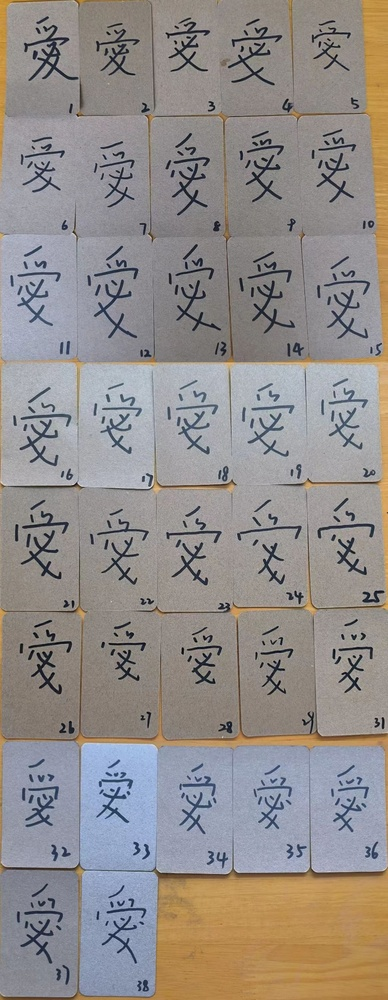
#> input picture A7&A8图形传递临摹/A8-1.jpg, 388 x 1000 px, shrunk from 2000 x 5154 before the run
$ python '图片二值化.py'
#> lines starting #> are read from the running program, lines starting #| are printed output that depends on the picture
import cv2
from PIL import Image
import numpy as np

def binarize_image(image_path, output_path, threshold=100):
    # 读取图像并转为灰度图
#> called with image_path = 'A8-1.jpg', output_path = 'A8-1_binary.png', threshold = 100
    image = cv2.imread(image_path)
#> image is the input picture: shape (1000, 388, 3); mean B, G, R 138.7, 141.4, 146.9
    gray = cv2.cvtColor(image, cv2.COLOR_BGR2GRAY)
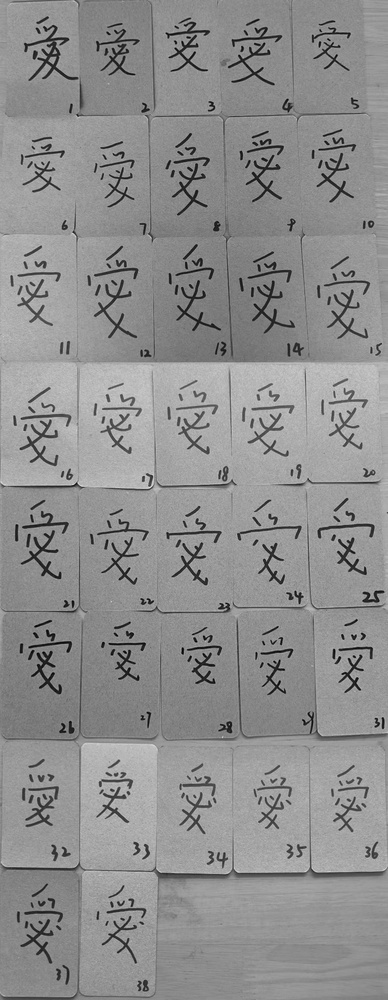
#> gray: shape (1000, 388); min 0, max 225, mean 142.8

    # 创建二值图像，像素值低于阈值的区域被标记为255（白色），其余区域标记为0（黑色）
    binary = np.where(gray < threshold, 255, 0).astype('uint8')
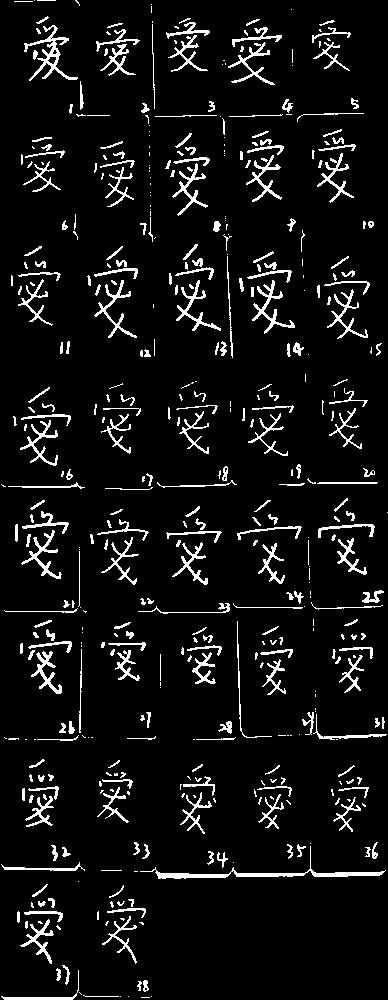
#> binary: shape (1000, 388); 7.1% white in thin lines or dots

    # 将二值图像保存为一张新的图片
    Image.fromarray(binary).save(output_path)

# 你的图片路径
image_path = "A8-1.jpg"
# 你希望存储二值化后的图片路径
output_path = "A8-1_binary.png"

binarize_image(image_path, output_path)

$ run again, with A7&A8图形传递临摹/A8-2.jpg copied over A7&A8图形传递临摹/A8-1.jpg
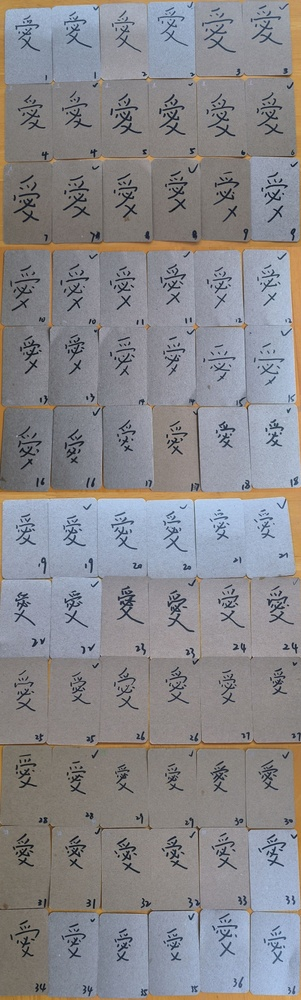
#> input picture A7&A8图形传递临摹/A8-2.jpg, 301 x 1000 px, shrunk from 2000 x 6646 before the run
#> in binarize_image, image is the input picture: shape (1000, 301, 3); mean B, G, R 140.4, 136.7, 137.6
#> in binarize_image, `gray = cv2.cvtColor(image, cv2.COLOR_BGR2GRAY)`:
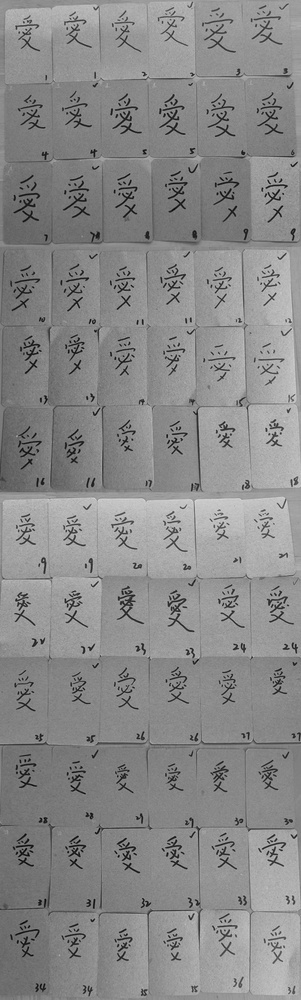
#> gray: shape (1000, 301); min 2, max 219, mean 137.4
#> in binarize_image, `binary = np.where(gray < threshold, 255, 0).astype('uint8')`:
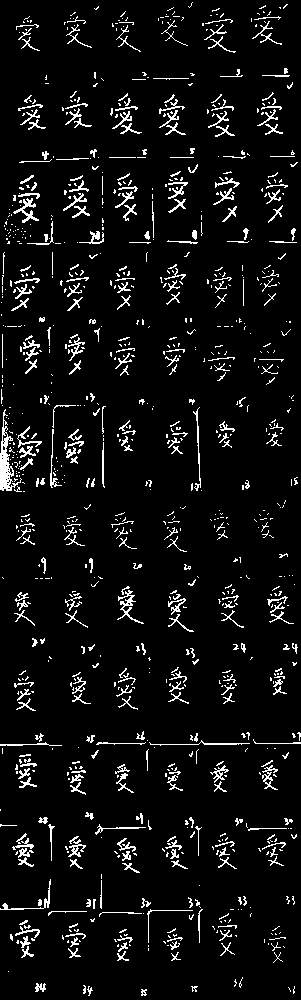
#> binary: shape (1000, 301); 6.3% white in thin lines or dots
